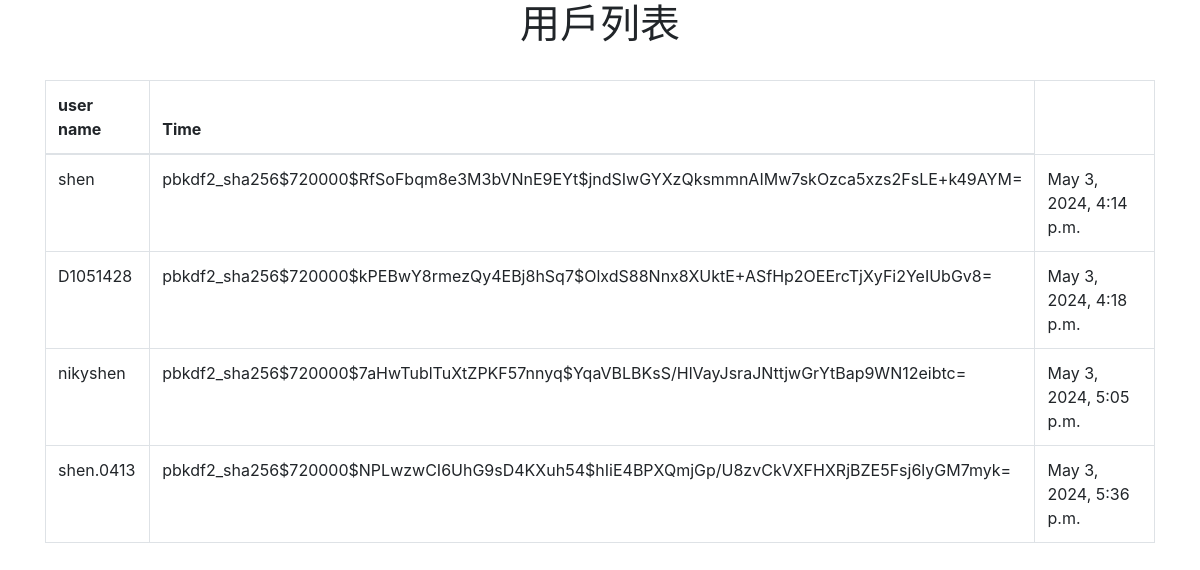
The app's page /users/, older data.
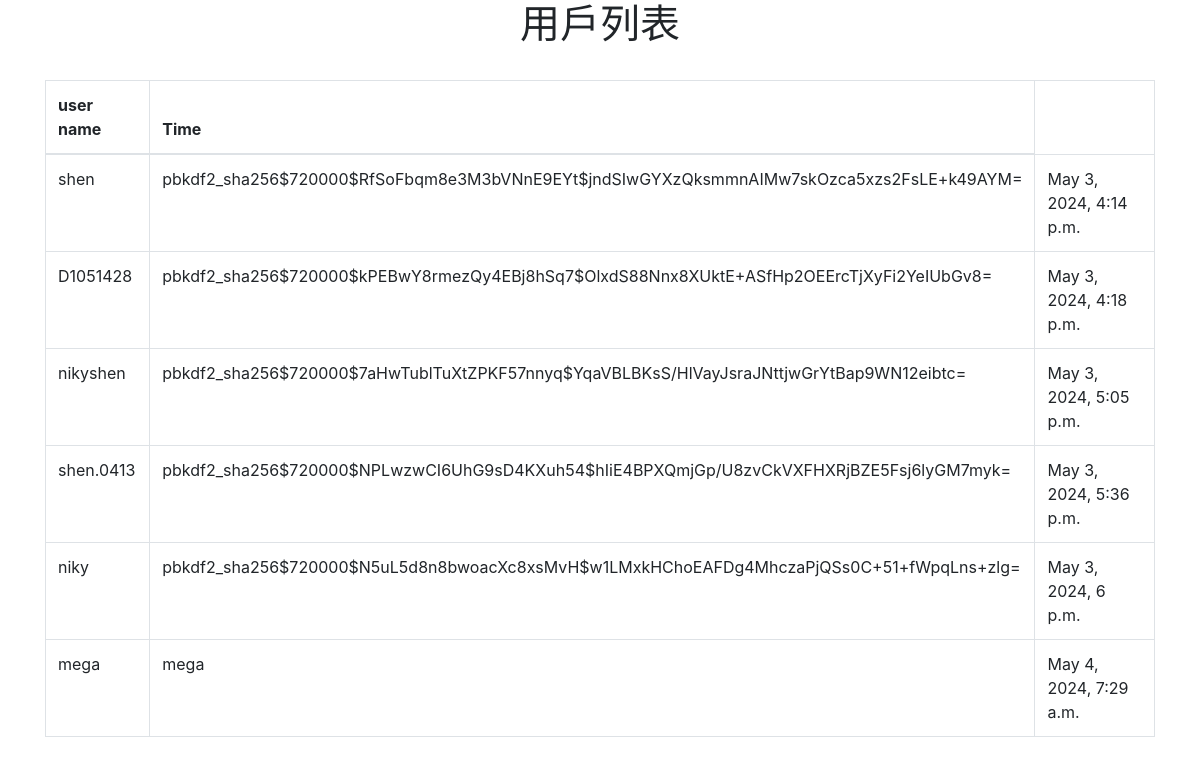
The same page, newer data.
### predict_app/models.py (models this page shows, shortened)
class Account(models.Model):
    username = models.CharField(max_length=100, unique=True)  # 用户名
    password = models.CharField(max_length=255)  # 密码
    created_at = models.DateTimeField(auto_now_add=True)  # 创建时间

### predict_app/views.py (the view)
# urls.py: path('users/', views.user_list, name='user_list'),
def user_list(request):
    accounts = Account.objects.all()  # 获取所有帐户
    return render(request, 'user.html', {'accounts': accounts})  # 渲染模板

### templates/user.html (shortened to what this page needs)
<!DOCTYPE html>
<html lang="zh">
<head>
    <link rel="stylesheet" href="https://stackpath.bootstrapcdn.com/bootstrap/4.5.2/css/bootstrap.min.css">
</head>
<body>
    <div class="container">
        <h1  class="text-center">用戶列表</h1>
        <br>
        <table class="table table-bordered">
            <thead>
                <tr>
                    <th>user name</th>
                    <th>Time</th>
                </tr>
            </thead>
            <tbody>
                {% for account in accounts %}
                    <tr>
                        <td>{{ account.username }}</td>
                        <td>{{ account.password }}</td>
                        <td>{{ account.created_at }}</td>
                    </tr>
                {% endfor %}
            </tbody>
        </table>
    </div>
</body>
</html>

Row changes from the older to the newer data that the page shows:
added Account: username "niky", password "pbkdf2_sha256$720000$N5uL5d8n8bwoacXc8xsMvH$w1LMxkHChoEAFDg4MhczaPjQSs0C+51+fWpqLns+zlg=", created_at "May 3, 2024, 6 p.m."
added Account: username "mega", password "mega", created_at "May 4, 2024, 7:29 a.m."
